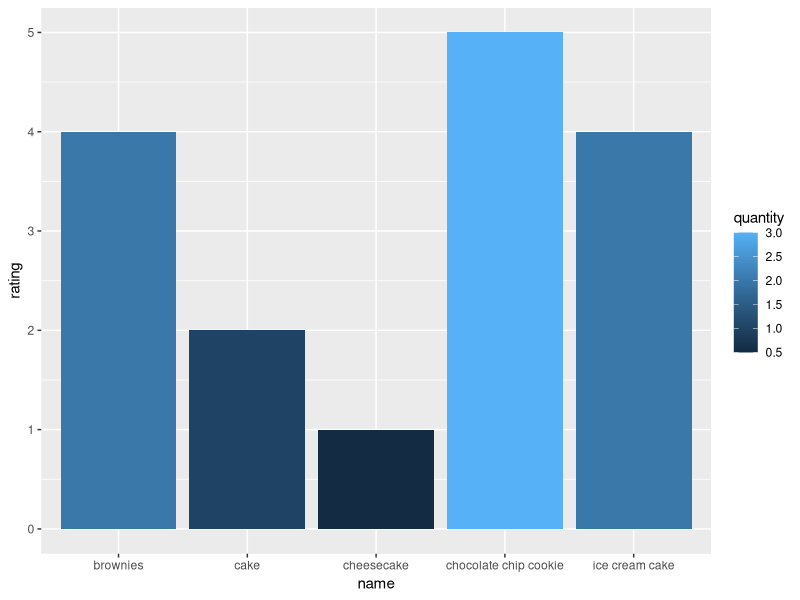

Reproduce this figure in R.
## ---- chunk 1
dessert_table<-read.csv("dessert_psy4960.csv")
## ---- chunk 2
summary(dessert_table$name)
##since it's a character, I think table might work better!
table(dessert_table$name)
summary(dessert_table$rating)
summary(dessert_table$quantity)
## ---- chunk 3
library(ggplot2)
ggplot(data=dessert_table, aes(name, rating, fill=quantity))+geom_bar(stat="identity")
